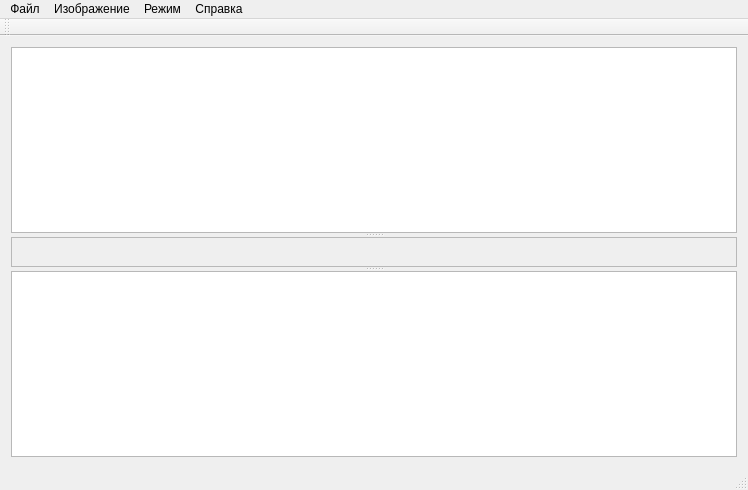
<?xml version="1.0" encoding="UTF-8"?>
<ui version="4.0">
 <class>MainWindow</class>
 <widget class="QMainWindow" name="MainWindow">
  <property name="geometry">
   <rect>
    <x>0</x>
    <y>0</y>
    <width>748</width>
    <height>490</height>
   </rect>
  </property>
  <property name="sizePolicy">
   <sizepolicy hsizetype="Ignored" vsizetype="Ignored">
    <horstretch>0</horstretch>
    <verstretch>0</verstretch>
   </sizepolicy>
  </property>
  <property name="windowTitle">
   <string>AreaPixAnalizer</string>
  </property>
  <property name="windowIcon">
   <iconset resource="AreaPixAnalizer.qrc">
    <normaloff>:/images/qt80x80.png</normaloff>:/images/qt80x80.png</iconset>
  </property>
  <widget class="QWidget" name="centralWidget">
   <layout class="QVBoxLayout" name="verticalLayout">
    <property name="sizeConstraint">
     <enum>QLayout::SetDefaultConstraint</enum>
    </property>
    <item>
     <widget class="QSplitter" name="splitter">
      <property name="orientation">
       <enum>Qt::Vertical</enum>
      </property>
      <property name="opaqueResize">
       <bool>false</bool>
      </property>
      <property name="childrenCollapsible">
       <bool>false</bool>
      </property>
      <widget class="QGraphicsView" name="ImageView">
       <property name="sizePolicy">
        <sizepolicy hsizetype="Maximum" vsizetype="Maximum">
         <horstretch>0</horstretch>
         <verstretch>0</verstretch>
        </sizepolicy>
       </property>
       <property name="maximumSize">
        <size>
         <width>16777215</width>
         <height>16777215</height>
        </size>
       </property>
      </widget>
      <widget class="QwtPlot" name="MainPlot">
       <property name="sizePolicy">
        <sizepolicy hsizetype="Ignored" vsizetype="Ignored">
         <horstretch>0</horstretch>
         <verstretch>0</verstretch>
        </sizepolicy>
       </property>
       <property name="minimumSize">
        <size>
         <width>0</width>
         <height>0</height>
        </size>
       </property>
       <property name="maximumSize">
        <size>
         <width>16777215</width>
         <height>200</height>
        </size>
       </property>
       <property name="sizeIncrement">
        <size>
         <width>0</width>
         <height>0</height>
        </size>
       </property>
       <property name="baseSize">
        <size>
         <width>0</width>
         <height>0</height>
        </size>
       </property>
       <property name="frameShape">
        <enum>QFrame::StyledPanel</enum>
       </property>
       <property name="frameShadow">
        <enum>QFrame::Sunken</enum>
       </property>
       <property name="lineWidth">
        <number>1</number>
       </property>
      </widget>
      <widget class="QTextEdit" name="textEdit"/>
     </widget>
    </item>
   </layout>
  </widget>
  <widget class="QMenuBar" name="menuBar">
   <property name="geometry">
    <rect>
     <x>0</x>
     <y>0</y>
     <width>748</width>
     <height>20</height>
    </rect>
   </property>
   <widget class="QMenu" name="menu">
    <property name="title">
     <string>Файл</string>
    </property>
    <addaction name="Exit_action"/>
   </widget>
   <widget class="QMenu" name="menu_2">
    <property name="title">
     <string>Изображение</string>
    </property>
    <addaction name="OpenImage_action"/>
    <addaction name="separator"/>
    <addaction name="Make_bigger_action"/>
    <addaction name="Make_Smaller_action"/>
    <addaction name="separator"/>
    <addaction name="ClearMarkers_action"/>
   </widget>
   <widget class="QMenu" name="menu_3">
    <property name="title">
     <string>Режим</string>
    </property>
    <widget class="QMenu" name="menu_4">
     <property name="title">
      <string>Единицы измерения</string>
     </property>
     <addaction name="SetPix_action"/>
     <addaction name="SetMkm_action"/>
     <addaction name="SetPercent_action"/>
    </widget>
    <addaction name="Line_action"/>
    <addaction name="Area_action"/>
    <addaction name="CalibrMode_action"/>
    <addaction name="Microhardness_action"/>
    <addaction name="ColorLine_action"/>
    <addaction name="BlackWhite_action"/>
    <addaction name="separator"/>
    <addaction name="SetScale_action"/>
    <addaction name="Set_Force_action"/>
    <addaction name="SetElementContent_action"/>
    <addaction name="menu_4"/>
   </widget>
   <widget class="QMenu" name="menu_5">
    <property name="title">
     <string>Справка</string>
    </property>
    <addaction name="About_action"/>
    <addaction name="AboutQt_action"/>
   </widget>
   <addaction name="menu"/>
   <addaction name="menu_2"/>
   <addaction name="menu_3"/>
   <addaction name="menu_5"/>
  </widget>
  <widget class="QToolBar" name="mainToolBar">
   <attribute name="toolBarArea">
    <enum>TopToolBarArea</enum>
   </attribute>
   <attribute name="toolBarBreak">
    <bool>false</bool>
   </attribute>
  </widget>
  <widget class="QStatusBar" name="statusBar"/>
  <action name="Exit_action">
   <property name="icon">
    <iconset resource="AreaPixAnalizer.qrc">
     <normaloff>:/images/door_out.png</normaloff>:/images/door_out.png</iconset>
   </property>
   <property name="text">
    <string>Выход</string>
   </property>
  </action>
  <action name="OpenImage_action">
   <property name="icon">
    <iconset resource="AreaPixAnalizer.qrc">
     <normaloff>:/images/folder.png</normaloff>:/images/folder.png</iconset>
   </property>
   <property name="text">
    <string>Открыть...</string>
   </property>
  </action>
  <action name="Line_action">
   <property name="checkable">
    <bool>true</bool>
   </property>
   <property name="checked">
    <bool>true</bool>
   </property>
   <property name="icon">
    <iconset resource="AreaPixAnalizer.qrc">
     <normaloff>:/images/draw_line.png</normaloff>:/images/draw_line.png</iconset>
   </property>
   <property name="text">
    <string>Линия</string>
   </property>
  </action>
  <action name="Area_action">
   <property name="checkable">
    <bool>true</bool>
   </property>
   <property name="icon">
    <iconset resource="AreaPixAnalizer.qrc">
     <normaloff>:/images/draw_polygon.png</normaloff>:/images/draw_polygon.png</iconset>
   </property>
   <property name="text">
    <string>Область</string>
   </property>
  </action>
  <action name="CalibrMode_action">
   <property name="checkable">
    <bool>true</bool>
   </property>
   <property name="icon">
    <iconset resource="AreaPixAnalizer.qrc">
     <normaloff>:/images/measure.png</normaloff>:/images/measure.png</iconset>
   </property>
   <property name="text">
    <string>Калибровка</string>
   </property>
  </action>
  <action name="SetScale_action">
   <property name="icon">
    <iconset resource="AreaPixAnalizer.qrc">
     <normaloff>:/images/dialog.png</normaloff>:/images/dialog.png</iconset>
   </property>
   <property name="text">
    <string>Задать масштаб...</string>
   </property>
   <property name="toolTip">
    <string>Задать масштаб...</string>
   </property>
  </action>
  <action name="Make_bigger_action">
   <property name="icon">
    <iconset resource="AreaPixAnalizer.qrc">
     <normaloff>:/images/zoom_in.png</normaloff>:/images/zoom_in.png</iconset>
   </property>
   <property name="text">
    <string>Увеличить</string>
   </property>
  </action>
  <action name="Make_Smaller_action">
   <property name="icon">
    <iconset resource="AreaPixAnalizer.qrc">
     <normaloff>:/images/zoom_out.png</normaloff>:/images/zoom_out.png</iconset>
   </property>
   <property name="text">
    <string>Уменьшить</string>
   </property>
  </action>
  <action name="BlackWhite_action">
   <property name="checkable">
    <bool>true</bool>
   </property>
   <property name="icon">
    <iconset resource="AreaPixAnalizer.qrc">
     <normaloff>:/images/designmoo.png</normaloff>:/images/designmoo.png</iconset>
   </property>
   <property name="text">
    <string>Черное / белое</string>
   </property>
  </action>
  <action name="ClearMarkers_action">
   <property name="icon">
    <iconset resource="AreaPixAnalizer.qrc">
     <normaloff>:/images/bin.png</normaloff>:/images/bin.png</iconset>
   </property>
   <property name="text">
    <string>Очистить маркеры</string>
   </property>
  </action>
  <action name="SetPix_action">
   <property name="checkable">
    <bool>true</bool>
   </property>
   <property name="checked">
    <bool>true</bool>
   </property>
   <property name="text">
    <string>Пиксели</string>
   </property>
  </action>
  <action name="SetMkm_action">
   <property name="checkable">
    <bool>true</bool>
   </property>
   <property name="enabled">
    <bool>false</bool>
   </property>
   <property name="text">
    <string>Микрометры</string>
   </property>
  </action>
  <action name="SetPercent_action">
   <property name="checkable">
    <bool>true</bool>
   </property>
   <property name="text">
    <string>Проценты</string>
   </property>
  </action>
  <action name="Set_Force_action">
   <property name="icon">
    <iconset resource="AreaPixAnalizer.qrc">
     <normaloff>:/images/dialog.png</normaloff>:/images/dialog.png</iconset>
   </property>
   <property name="text">
    <string>Задать нагрузку...</string>
   </property>
   <property name="toolTip">
    <string>Задать нагрузку...</string>
   </property>
  </action>
  <action name="Microhardness_action">
   <property name="checkable">
    <bool>true</bool>
   </property>
   <property name="icon">
    <iconset resource="AreaPixAnalizer.qrc">
     <normaloff>:/images/Microhardness.png</normaloff>:/images/Microhardness.png</iconset>
   </property>
   <property name="text">
    <string>Микротвердость</string>
   </property>
  </action>
  <action name="About_action">
   <property name="text">
    <string>О программе...</string>
   </property>
  </action>
  <action name="AboutQt_action">
   <property name="icon">
    <iconset resource="AreaPixAnalizer.qrc">
     <normaloff>:/images/qt80x80.png</normaloff>:/images/qt80x80.png</iconset>
   </property>
   <property name="text">
    <string>О библиотеке Qt...</string>
   </property>
  </action>
  <action name="ColorLine_action">
   <property name="checkable">
    <bool>true</bool>
   </property>
   <property name="icon">
    <iconset resource="AreaPixAnalizer.qrc">
     <normaloff>:/images/diagramm.png</normaloff>:/images/diagramm.png</iconset>
   </property>
   <property name="text">
    <string>Содержание элементов</string>
   </property>
  </action>
  <action name="SetElementContent_action">
   <property name="icon">
    <iconset resource="AreaPixAnalizer.qrc">
     <normaloff>:/images/dialog.png</normaloff>:/images/dialog.png</iconset>
   </property>
   <property name="text">
    <string>Задать содержание элемента...</string>
   </property>
  </action>
 </widget>
 <layoutdefault spacing="6" margin="11"/>
 <customwidgets>
  <customwidget>
   <class>QwtPlot</class>
   <extends>QFrame</extends>
   <header>qwt_plot.h</header>
   <container>1</container>
  </customwidget>
 </customwidgets>
 <resources>
  <include location="AreaPixAnalizer.qrc"/>
 </resources>
 <connections>
  <connection>
   <sender>Exit_action</sender>
   <signal>triggered()</signal>
   <receiver>MainWindow</receiver>
   <slot>close()</slot>
   <hints>
    <hint type="sourcelabel">
     <x>-1</x>
     <y>-1</y>
    </hint>
    <hint type="destinationlabel">
     <x>307</x>
     <y>244</y>
    </hint>
   </hints>
  </connection>
 </connections>
</ui>
